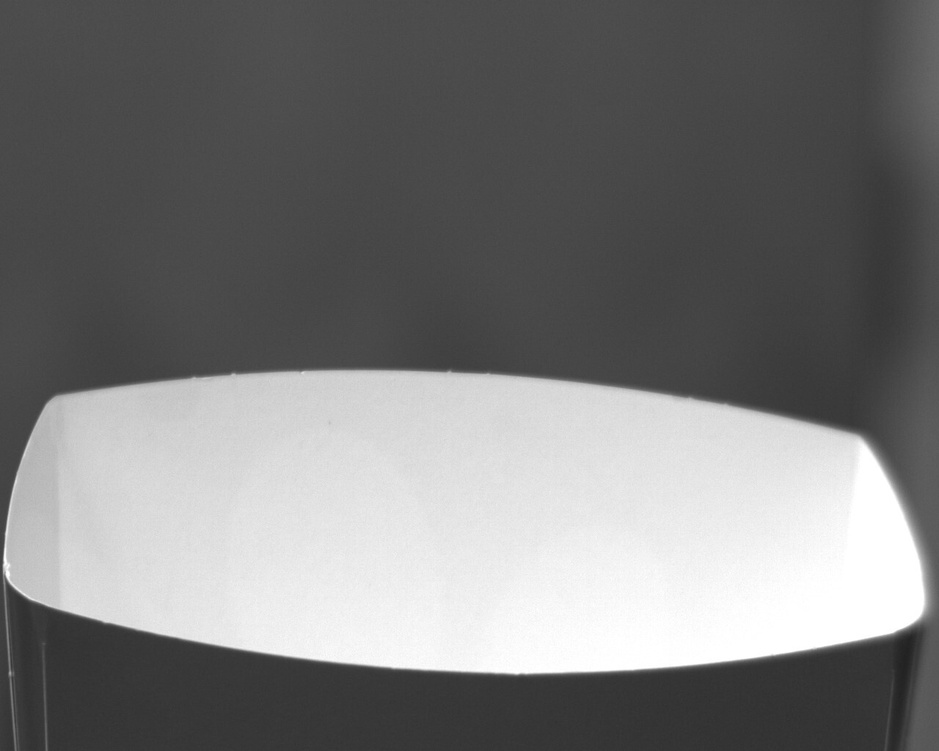
#> input picture Empty.jpg, 939 x 751 px, shrunk from 1280 x 1024 before the run
$ jupyter execute bucket_task.ipynb
#> lines starting #> are read from the running program, lines starting #| are printed output that depends on the picture; after the words box and inside, x2 and y2 are one past the last pixel; in counts of white or black regions, pixels touching at a corner belong together
[cell 1]
import cv2
import numpy as np
import matplotlib.pyplot as plt

[cell 2]
empty = cv2.imread('Empty.jpg', cv2.IMREAD_COLOR)
#> empty is the input picture: shape (751, 939, 3); min 33, max 255, mean 122.1
empty = cv2.cvtColor(empty, cv2.COLOR_BGR2RGB)

[cell 3]
plt.imshow(empty)

[cell 4]
fill_25 = cv2.imread('Partially_Full_1.jpg', cv2.IMREAD_COLOR)
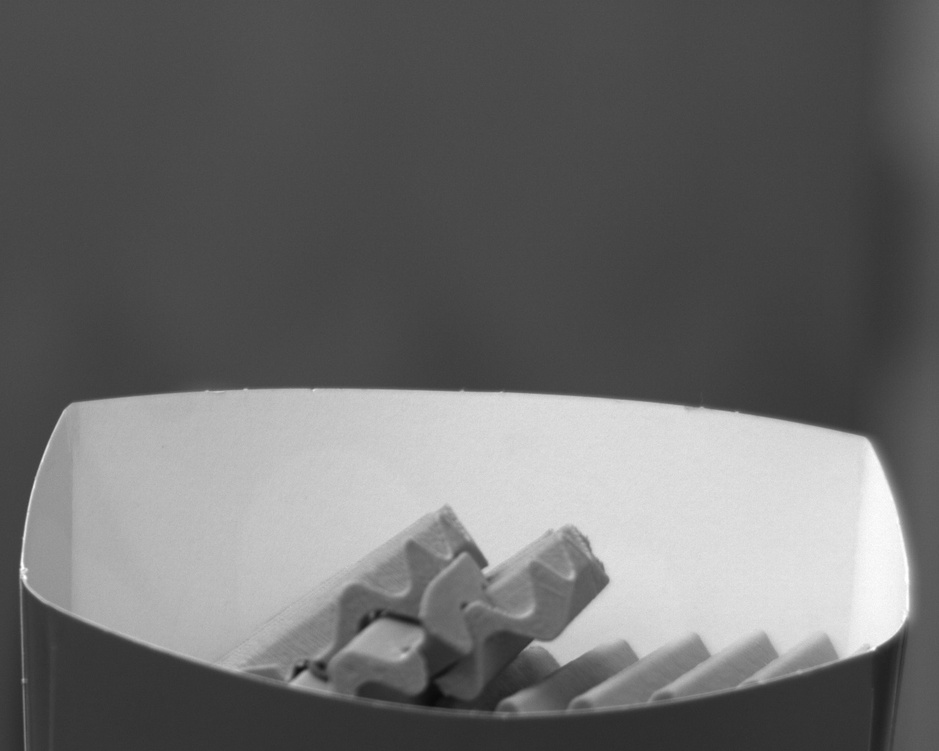
#> input picture Partially_Full_1.jpg, 939 x 751 px, shrunk from 1280 x 1024 before the run
#> fill_25 is the input picture: shape (751, 939, 3); min 10, max 255, mean 107.9
fill_25 = cv2.cvtColor(fill_25, cv2.COLOR_BGR2RGB)
fill_25_gray = cv2.cvtColor(fill_25, cv2.COLOR_RGB2GRAY)

[cell 5]
plt.imshow(fill_25)

[cell 6]
ret, thresh = cv2.threshold(fill_25_gray,0,255,cv2.THRESH_BINARY+cv2.THRESH_OTSU)
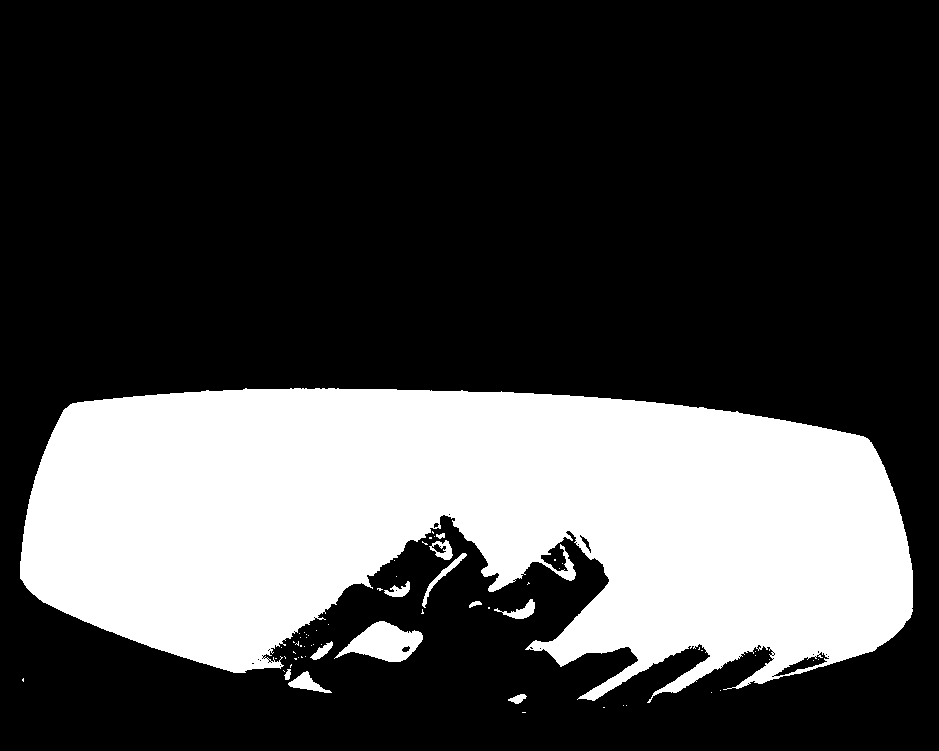
#> thresh: shape (751, 939); 28.1% white; 64 white regions (52 under 20 px), largest, box (x1, y1, x2, y2) and area: (20, 388, 913, 703) 194136, (334, 621, 423, 662) 2018, (288, 671, 332, 693) 388
#> ret = 135
plt.imshow(thresh, 'gray')

[cell 7]
th3 = cv2.adaptiveThreshold(fill_25_gray,255,cv2.ADAPTIVE_THRESH_GAUSSIAN_C,\
            cv2.THRESH_BINARY,11,2)
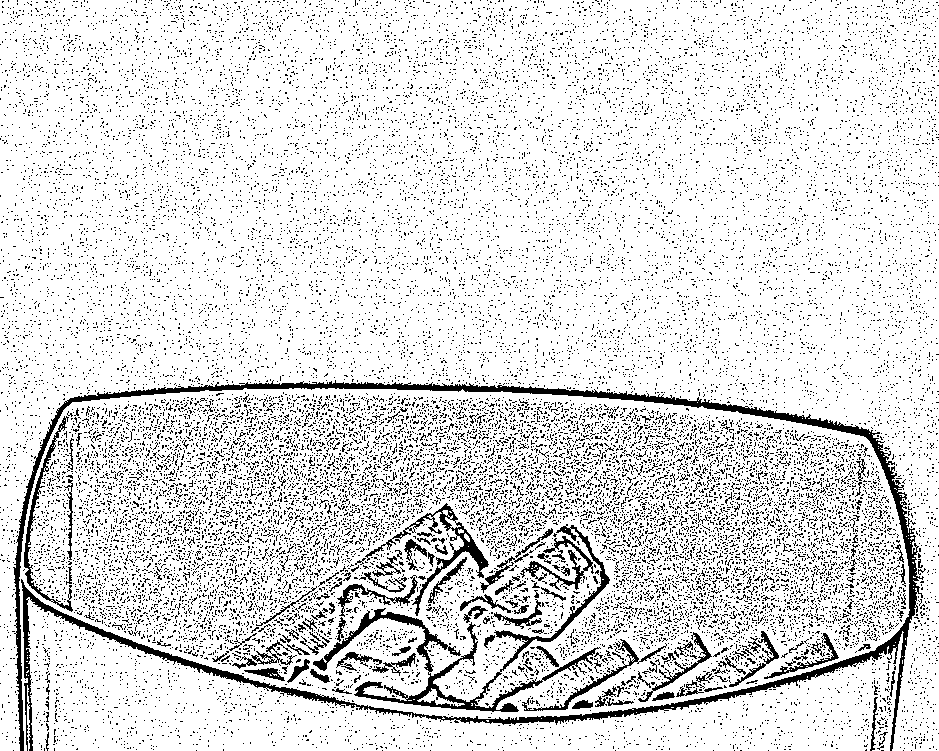
#> th3: shape (751, 939); 87.1% white; black in thin lines or dots
plt.imshow(th3, 'gray')

[cell 8]
contours, hierarchy = cv2.findContours(th3.copy(), cv2.RETR_TREE, cv2.CHAIN_APPROX_SIMPLE)
#> contours = 27451 contours, 27118 with area under 20; largest, box (x1, y1, x2, y2) and area: (0, 0, 939, 751) 390380, (19, 388, 910, 751) 242738, (26, 597, 904, 751) 52582, (353, 621, 544, 713) 2616, (312, 607, 449, 673) 1478
cnt = contours[0]
#> cnt = [[486, 720], [487, 721], [488, 721], [488, 720]]
dil = th3.copy()

[cell 9]
cnt_image = cv2.drawContours(dil, cnt, -1, (0,255,0), 3)
#> cnt_image: shape (751, 939); 87.1% white; black in thin lines or dots
plt.figure( figsize=(17,10))
plt.imshow(cnt_image, 'gray')

[cell 10]
edges = cv2.Canny(fill_25_gray,100,200, L2gradient= True,  apertureSize = -1)
#> edges: shape (751, 939); 1.7% white in thin lines or dots, all inside (x1, y1, x2, y2) = (19, 388, 917, 751)
plt.figure( figsize=(17,10))
plt.imshow(edges, 'gray')

[cell 11]
kernel = np.ones((1,1),np.uint8)
erosion = cv2.erode(edges,kernel,iterations = 1)
plt.figure( figsize=(17,10))
plt.imshow(erosion, 'gray')

[cell 12]
kernel = np.ones((3,3),np.uint8)
dilation = cv2.dilate(edges,kernel,iterations = 2)
#> dilation: shape (751, 939); 8% white; 6 white regions, box (x1, y1, x2, y2) and area: (17, 386, 919, 751) 55480, (867, 680, 877, 751) 392, (540, 585, 567, 599) 176, (77, 432, 83, 447) 80, (159, 443, 166, 451) 53, (540, 497, 547, 505) 52
plt.figure( figsize=(17,10))
plt.imshow(dilation, 'gray')

[cell 13]
kernel = np.ones((2,2),np.uint8)
erosion = cv2.erode(dilation,kernel,iterations = 2)
#> erosion: shape (751, 939); 5.9% white; 7 white regions (1 under 20 px), largest, box (x1, y1, x2, y2) and area: (19, 388, 919, 751) 40891, (869, 682, 877, 751) 230, (542, 587, 567, 599) 98, (79, 434, 83, 447) 42, (161, 445, 166, 451) 27, (542, 499, 547, 505) 26
plt.figure( figsize=(17,10))
plt.imshow(erosion, 'gray')

[cell 14]
opening = cv2.morphologyEx(erosion, cv2.MORPH_OPEN, kernel)
#> opening: shape (751, 939); 5.9% white; 7 white regions (1 under 20 px), largest, box (x1, y1, x2, y2) and area: (20, 389, 920, 751) 40869, (871, 683, 878, 751) 226, (543, 588, 568, 600) 98, (80, 435, 84, 448) 42, (162, 446, 167, 452) 27, (543, 500, 548, 506) 26
plt.figure( figsize=(17,10))
plt.imshow(opening, 'gray')

# Third Image

[cell 15]
fill_50 = cv2.imread('Partially_Full_2.jpg', cv2.IMREAD_COLOR)
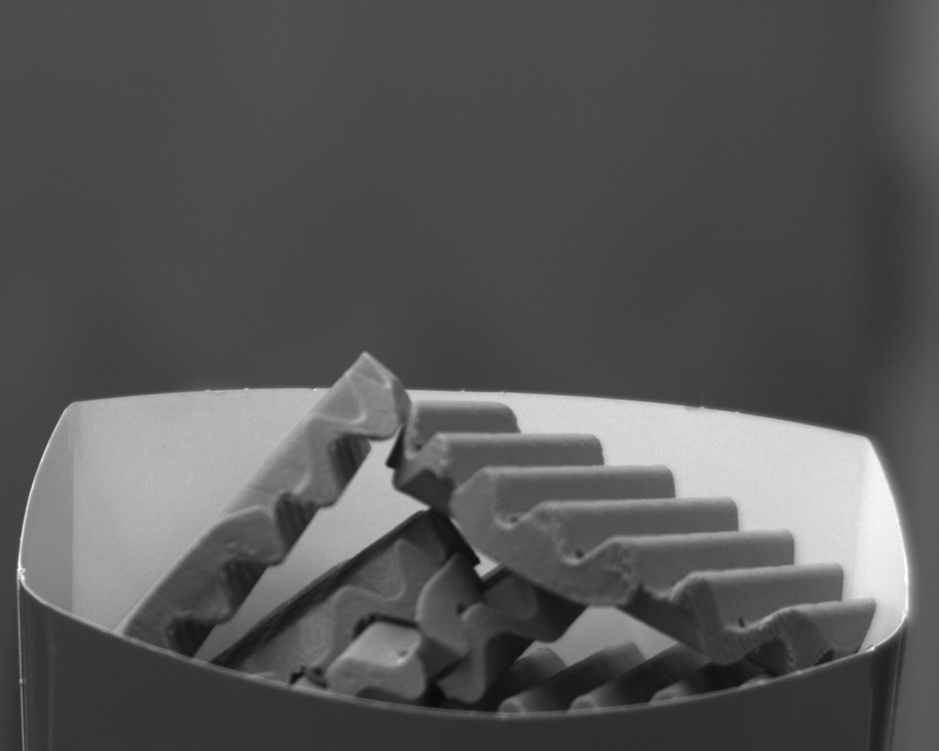
#> input picture Partially_Full_2.jpg, 939 x 751 px, shrunk from 1280 x 1024 before the run
#> fill_50 is the input picture: shape (751, 939, 3); min 8, max 255, mean 87.6
fill_50 = cv2.cvtColor(fill_50, cv2.COLOR_BGR2RGB)
fill_50_gray = cv2.cvtColor(fill_50, cv2.COLOR_RGB2GRAY)

[cell 16]
plt.imshow(fill_50)

[cell 17]
blur = cv2.GaussianBlur(fill_50_gray,(5,5),0)
# ret3,th3 = cv.threshold(blur,0,255,cv.THRESH_BINARY+cv.THRESH_OTSU)
ret, thresh = cv2.threshold(blur,0,255,cv2.THRESH_BINARY+cv2.THRESH_OTSU)
#> thresh: shape (751, 939); 15.9% white; 26 white regions (12 under 20 px), largest, box (x1, y1, x2, y2) and area: (17, 352, 396, 637) 49743, (405, 389, 914, 654) 47317, (260, 430, 428, 595) 8829
#> ret = 123
plt.imshow(thresh, 'gray')

[cell 18]
edges_50 = cv2.Canny(fill_50_gray,100,200, L2gradient= True,  apertureSize = -1)
#> edges_50: shape (751, 939); 2.6% white in thin lines or dots, all inside (x1, y1, x2, y2) = (16, 352, 914, 751)
plt.figure( figsize=(17,10))
plt.imshow(edges_50, 'gray')

[cell 19]
kernel = np.ones((3,3), np.uint8)
closing = cv2.morphologyEx(edges_50, cv2.MORPH_CLOSE, kernel)
#> closing: shape (751, 939); 3.7% white; 91 white regions (67 under 20 px)
plt.figure( figsize=(17,10))
plt.imshow(closing, 'gray')

[cell 20]
# ret, thresh = cv2.threshold(closing, 90, 255, 0)
contours, hierarchy = cv2.findContours(thresh, cv2.RETR_TREE, cv2.CHAIN_APPROX_SIMPLE)
#> contours = 32 contours, 18 with area under 20; largest, box (x1, y1, x2, y2) and area: (17, 352, 396, 637) 49618, (405, 389, 914, 654) 45937, (260, 430, 428, 595) 8600, (549, 608, 675, 663) 3354, (332, 626, 418, 668) 1826
cnt = contours[2]
#> cnt = [[759, 681], [758, 682], [759, 683], [760, 683], [761, 682], [762, 682], [761, 681]]
print(len(contours))
#| 32
cnt_img = cv2.drawContours(closing, contours, -1, (0,255,0), 3)
#> cnt_img: shape (751, 939); 2.4% white in thin lines or dots, all inside (x1, y1, x2, y2) = (16, 356, 914, 751)
plt.figure( figsize=(17,10))
plt.imshow(cnt_img, 'gray')

[cell 21]
ret, thresh = cv2.threshold(fill_50_gray, 127, 255, 0)
#> thresh: shape (751, 939); 15.5% white; 48 white regions (36 under 20 px)
contours, hierarchy = cv2.findContours(thresh, cv2.RETR_TREE, cv2.CHAIN_APPROX_SIMPLE)
#> contours = 108 contours, 91 with area under 20; largest, box (x1, y1, x2, y2) and area: (17, 352, 396, 637) 48908, (405, 390, 913, 654) 44814, (262, 429, 428, 591) 8361, (550, 608, 676, 662) 3256, (333, 626, 418, 668) 1638
cnt = contours[1]
#> cnt = contour of 17 points, box (x1, y1, x2, y2) (295, 685, 319, 691), area 32
print(len(contours))
#| 108
cnt_img = cv2.drawContours(fill_50.copy(), contours, -1, (0,255,0), 3)
#> cnt_img: shape (751, 939, 3)
plt.figure( figsize=(17,10))
plt.imshow(cnt_img, 'gray')

[cell 22]
plt.imshow(fill_50)

[cell 23]
area = cv2.contourArea(contours[1])
#> area = 32
area
#> Out = 32

[cell 24]
def calculate_max(contours):
    max = []
    maxers = []
    for i in range(0, len(contours)):
        maxers.append(contours[i].shape[0])
#     print(max.shape)
#     print("maxers : ",sorted(maxers, reverse=True))
    maxer = sorted(maxers, reverse=True)
    top_5 = maxer[:3]
    print(top_5)
    for i in range(0, len(contours)):
        for j in top_5:
            if contours[i].shape[0] == j:
                max.append(contours[i])
    return max

[cell 25]
def calculate_area(contours, name):
    area_list = []
    for i in range(0, len(contours)):
        area = cv2.contourArea(contours[i])
    #     print(area)
        area_list.append(area)
    print(f"{name}",sum(area_list))
    print(len(area_list))
#     area = max(area_list)
    area = sum(area_list)
    return area

[cell 26]
images = ['Empty.jpg', 'Partially_Full_1.jpg', 'Partially_Full_2.jpg', 'Partially_Full_3.jpg', 'Partially_Full_4.jpg']
font = cv2.FONT_HERSHEY_SIMPLEX
org = (50, 50)
empty_area = 436125.0
for i in range(0, len(images)):
    img = cv2.imread(images[i], 1)
    img_gray = cv2.cvtColor(img, cv2.COLOR_BGR2GRAY)
    ret, thresh = cv2.threshold(img_gray, 127, 255, 0)
#> thresh: shape (751, 939); 33.4% white; 7 white regions (6 under 20 px)
    contours, hierarchy = cv2.findContours(thresh, cv2.RETR_TREE, cv2.CHAIN_APPROX_SIMPLE)
#> contours = 7 contours, 6 with area under 20; largest, box (x1, y1, x2, y2) and area: (3, 370, 932, 675) 234388
    cnt = calculate_max(contours)
#> the loop in calculate_max, `for i in range(0, len(contours)):` made 7 passes
#> after the loop in calculate_max, `for i in range(0, len(contours)):`: maxers = [4, 2, 2, 2, 2, 2, 673]
#> in calculate_max, `maxer = sorted(maxers, reverse=True)`: maxer = [673, 4, 2, 2, 2, 2, 2]
#> in calculate_max, `top_5 = maxer[:3]`: top_5 = [673, 4, 2]
#| [673, 4, 2]
#> after the loop in calculate_max, `for i in range(0, len(contours)):`: max has the same summary as contours outside calculate_max
#> cnt has the same summary as contours
#     print(len(contours))
    cnt_img = cv2.drawContours(img.copy(), cnt, -1, (0,255,0), 3)
    area = calculate_area(cnt, images[i])
#> the loop in calculate_area, `for i in range(0, len(contours)):` made 7 passes
#> area on pass 7: 234387.5
#> after the loop in calculate_area, `for i in range(0, len(contours)):`: area_list = [3, 0, 0, 0, 0, 0, 234387.5]
#| Empty.jpg 234390.5
#| 7
#> in calculate_area, `area = sum(area_list)`: area = 234390.5
#> area = 234390.5
    if area:
        area_img = (area / empty_area) * 100
#> area_img = 53.74
        area_img = float("{:.2f}".format(area_img))
#         area_print =
        cv2.putText(cnt_img, f"{images[i]} has {area_img} % area", org, font, 1, (255,0,0), 2, cv2.LINE_AA)
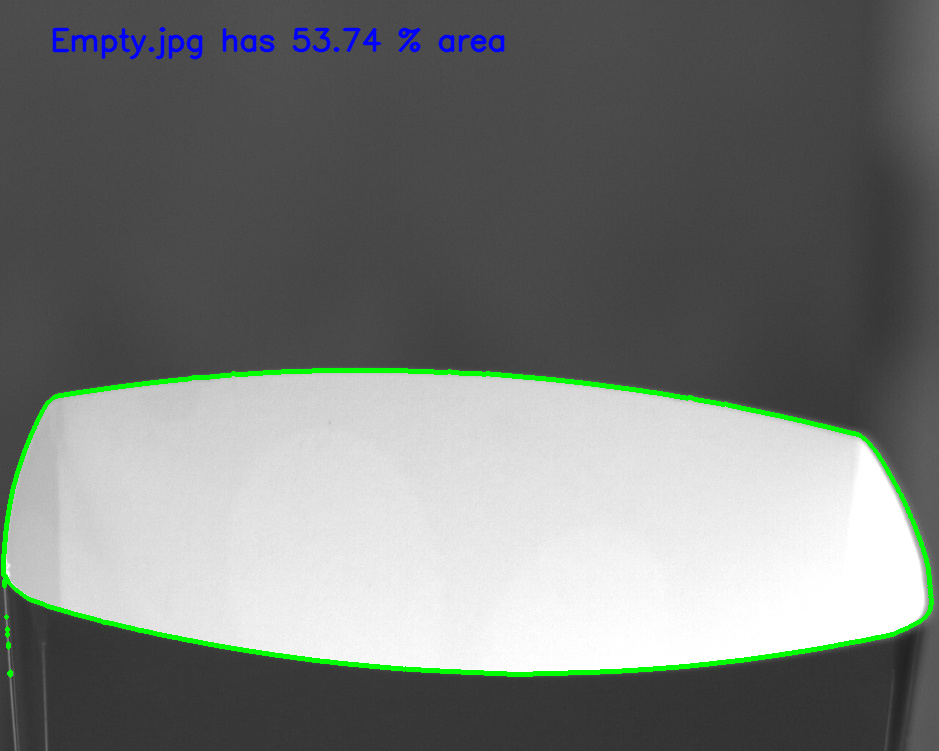
#> cnt_img: shape (751, 939, 3); mean B, G, R 120.7, 123.4, 119.5
# [8 lines of commented-out code are left out]
    plt.figure( figsize=(17,10))
    plt.imshow(cnt_img, 'gray')
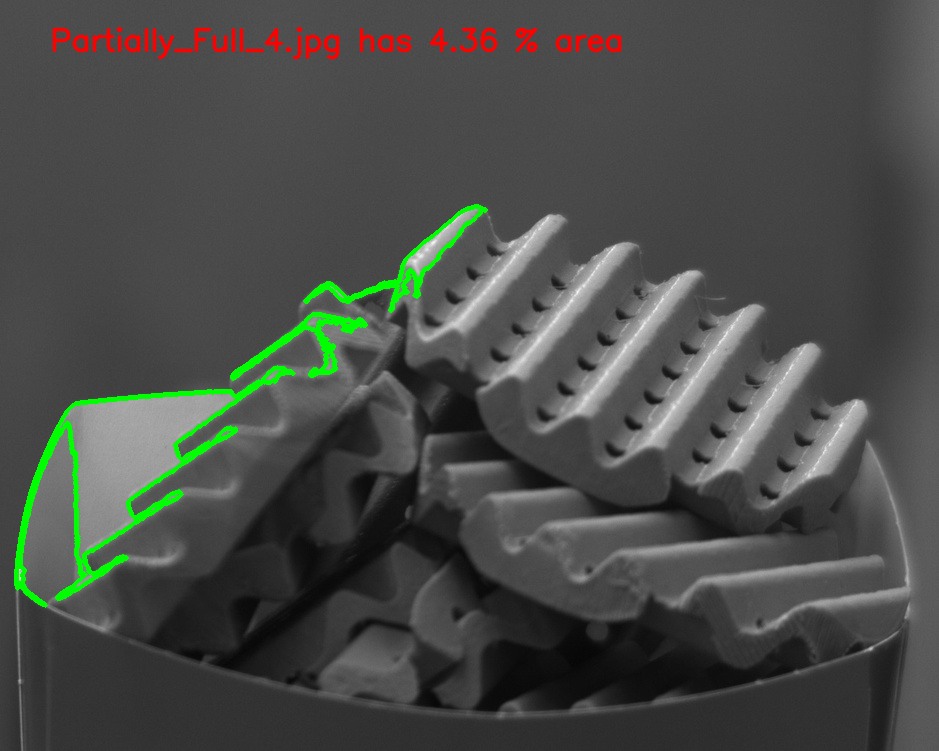
#> shown: shape (751, 939, 3); mean R, G, B 73.1, 75.5, 71.6
